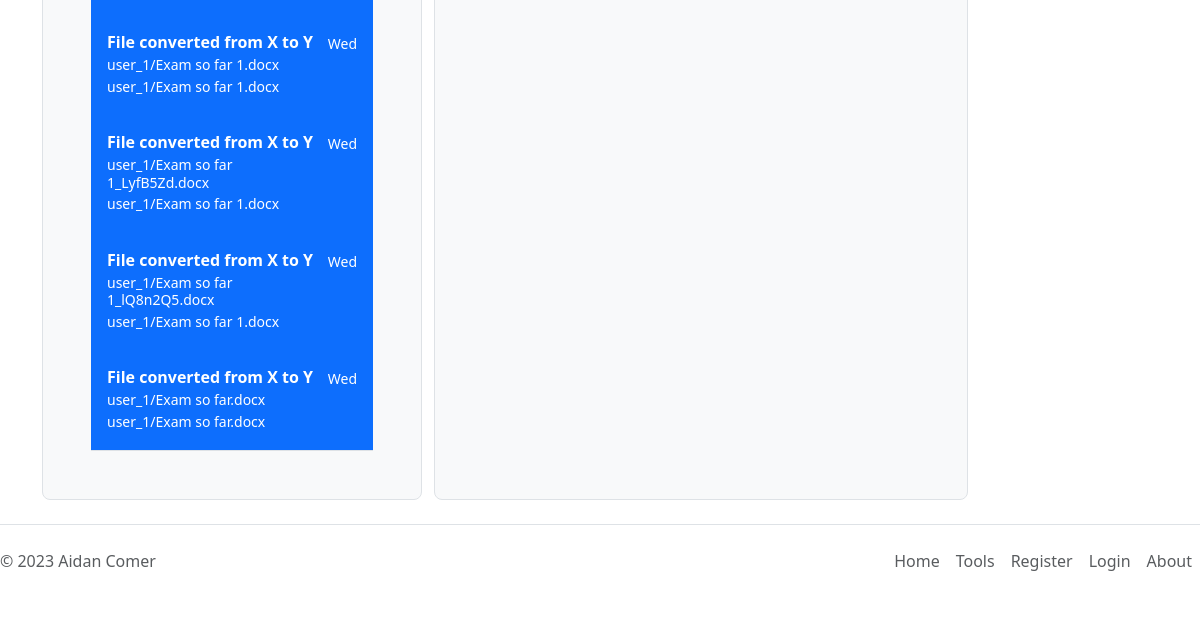
The page /tools/file_converter/file_converter (signed in, lower part) on the database as committed earlier.
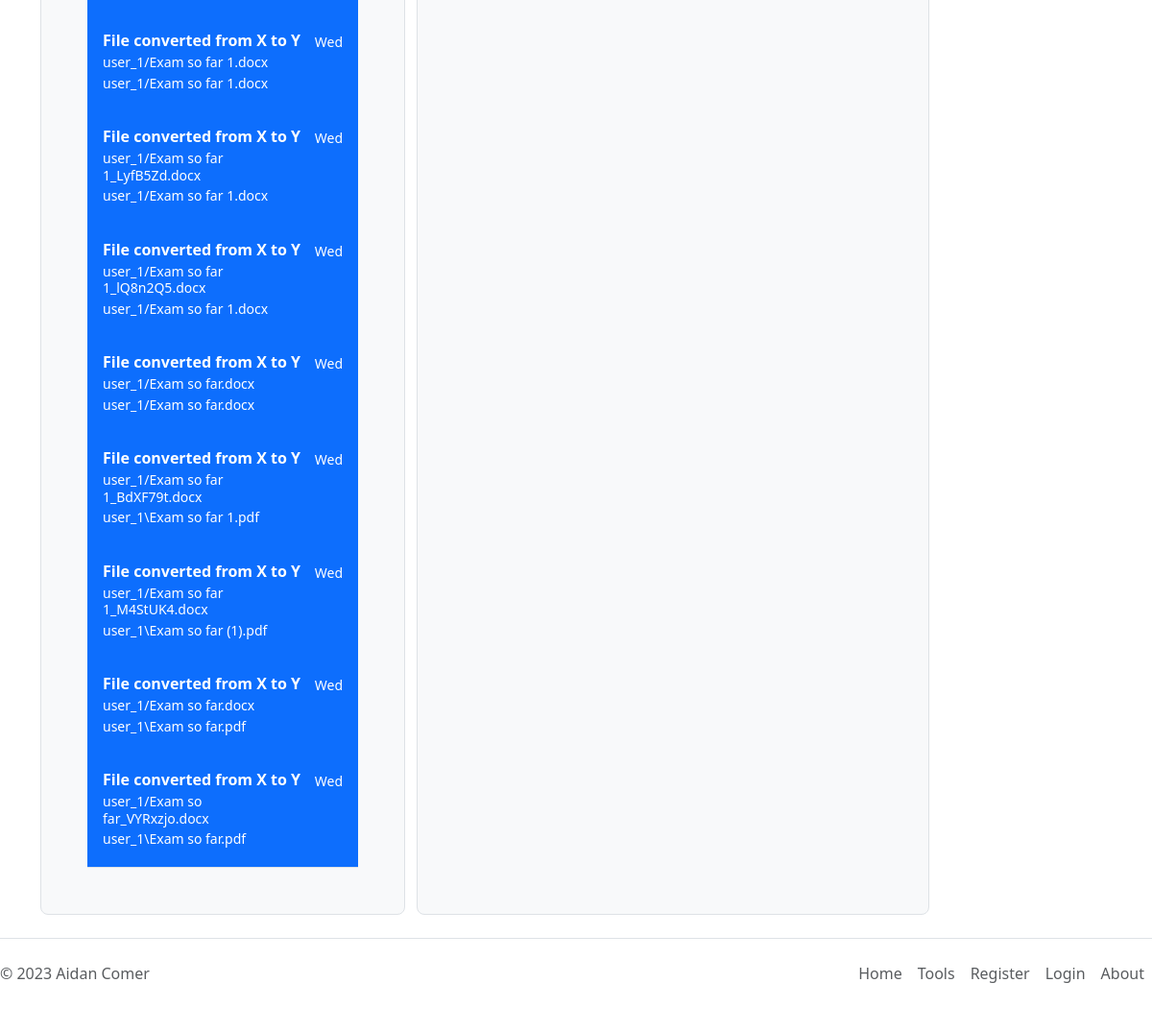
The same page on the database as committed later.
### tools/file_converter/models.py (models this page shows)
class FileConversion(models.Model):
    user = models.ForeignKey(settings.AUTH_USER_MODEL, on_delete=models.CASCADE, related_name="user")
    input_file = models.FileField(upload_to=user_directory_path, validators=[validator,], storage=CleanFileNameStorage())
    output_file = models.FileField(upload_to=lambda instance, filename: 'user_{0}/{1}'.format(instance.user.id, filename))
    uploaded_at = models.DateTimeField(auto_now_add=True)

### tools/file_converter/views.py (the view, shortened to what this page needs)
# urls.py: path('file_converter', views.file_converter, name="file_converter"),
def file_converter(request):
    user_files = FileConversion.objects.filter(user=request.user.id)
    context = {
        'user_files': user_files,
        'form': FileUploadForm(),
    }
    return render(request, 'tools/file-converter/file-converter.html', context=context)

### templates/tools/file-converter/file-converter.html (shortened to what this page needs)
{% extends 'base.html' %}
{% load django_bootstrap5 %}
{% load static %}
{% load crispy_forms_tags %}
{% block head %}
  <link rel="stylesheet" href="{% static 'tools/file_converter/styles.css' %}">
{% endblock head %}
{% block content %}
<div class="container mt-3">
  <div class="row align-items-md-stretch pt-2">
    <div class="d-flex flex-column align-items-stretch flex-shrink-0 bg-body-tertiary h-100 p-5 bg-body-tertiary border rounded-3" style="width: 380px;">
      <div class="list-group list-group-flush border-bottom scrollarea">
        {% if user_files %}
        {% for files in user_files %}
        <a href="#" class="list-group-item list-group-item-action active py-3 lh-sm" aria-current="true">
          <div class="d-flex w-100 align-items-center justify-content-between">
            <strong class="mb-1">File converted from X to Y</strong>
            <small>Wed</small>
          </div>
          <div class="col-10 mb-1 small">{{ files.input_file }}</div>
          <div class="col-10 mb-1 small">{{ files.output_file }}</div>
        </a>
        {% endfor %}
        {% else %}
        <h3 class="m-3">No conversions have taken place.</h3>
        {% endif %}
      </div>
    </div>
    <div class="col-md-6">
      <div class="h-100 p-5 bg-body-tertiary border rounded-3">
      </div>
    </div>
  </div>
</div>
{% endblock content %}

### templates/base.html (shortened to what this page needs)
<!doctype html>
<html lang="en">
  <head>
    <link href="https://cdn.jsdelivr.net/npm/bootstrap@5.3.0-alpha3/dist/css/bootstrap.min.css" rel="stylesheet">
    {% block head %}{% endblock head %}
  </head>
  <body>
    <div class="container">
      {% block content %}
      {% endblock content %}
    </div>
    <footer class="d-flex flex-wrap justify-content-between align-items-center py-3 my-4 border-top static">
      <p class="col-md-4 mb-0 text-body-secondary">© 2023 Aidan Comer</p>
      <a href="/" class="col-md-4 d-flex align-items-center justify-content-center mb-3 mb-md-0 me-md-auto link-body-emphasis text-decoration-none">
        <svg class="bi me-2" width="40" height="32"><use xlink:href="#bootstrap"></use></svg>
      </a>
      <ul class="nav col-md-4 justify-content-end">
        <li class="nav-item"><a href="#" class="nav-link px-2 text-body-secondary">Home</a></li>
        <li class="nav-item"><a href="#" class="nav-link px-2 text-body-secondary">Tools</a></li>
        <li class="nav-item"><a href="#" class="nav-link px-2 text-body-secondary">Register</a></li>
        <li class="nav-item"><a href="#" class="nav-link px-2 text-body-secondary">Login</a></li>
        <li class="nav-item"><a href="#" class="nav-link px-2 text-body-secondary">About</a></li>
      </ul>
    </footer>
  </body>
</html>

Rows that differ between the two databases and show on the page:
added FileConversion: input_file "user_1/Exam so far 1_BdXF79t.docx", output_file "user_1\\Exam so far 1.pdf"
added FileConversion: input_file "user_1/Exam so far 1_M4StUK4.docx", output_file "user_1\\Exam so far (1).pdf"
added FileConversion: input_file "user_1/Exam so far.docx", output_file "user_1\\Exam so far.pdf"
added FileConversion: input_file "user_1/Exam so far_VYRxzjo.docx", output_file "user_1\\Exam so far.pdf"
